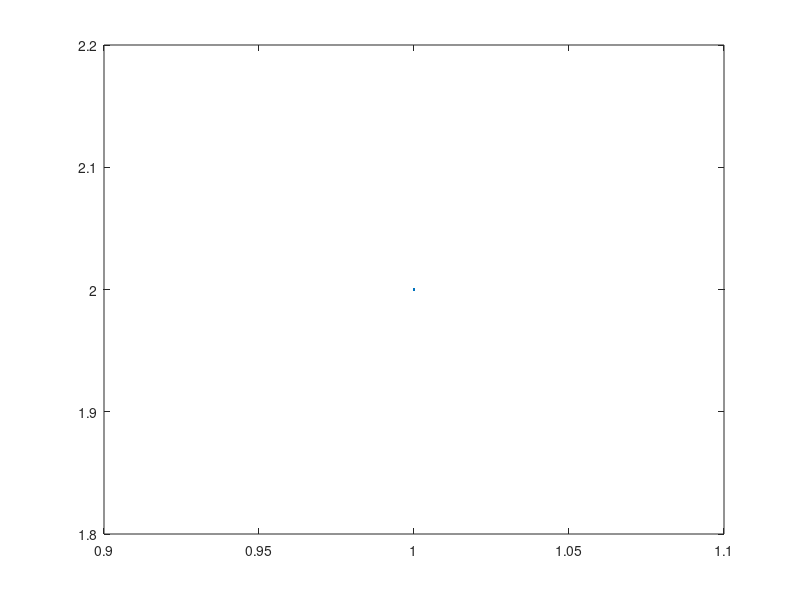

MATLAB code to generate this figure: (Note: this script raises an error after producing the figure.)
% clear all; close all;
figure('Name','Schiefer Wurf mit Luftwiderstand','NumberTitle','off')
plot(2) 

aufloesung = 0.04; %in Sekunden
dauer = 15; %in sekunden
cw = 0.055; %Cw-Wert (Annahme)
rho = 1.293; %Luftdichte
A = 0.0062; %Stirnfl?che
m = 0.0773; %masse in kg
g = 9.81; %Schwerkraft

v = 83.3333;

alpha = 29;

t = 0:aufloesung:dauer;

[x, y] = mitLuftwiderstand(t, alpha, v, cw,rho,A,m,g);
plot(x,y);
ylim([0 inf]);
title('mit Luftwiderstand');
